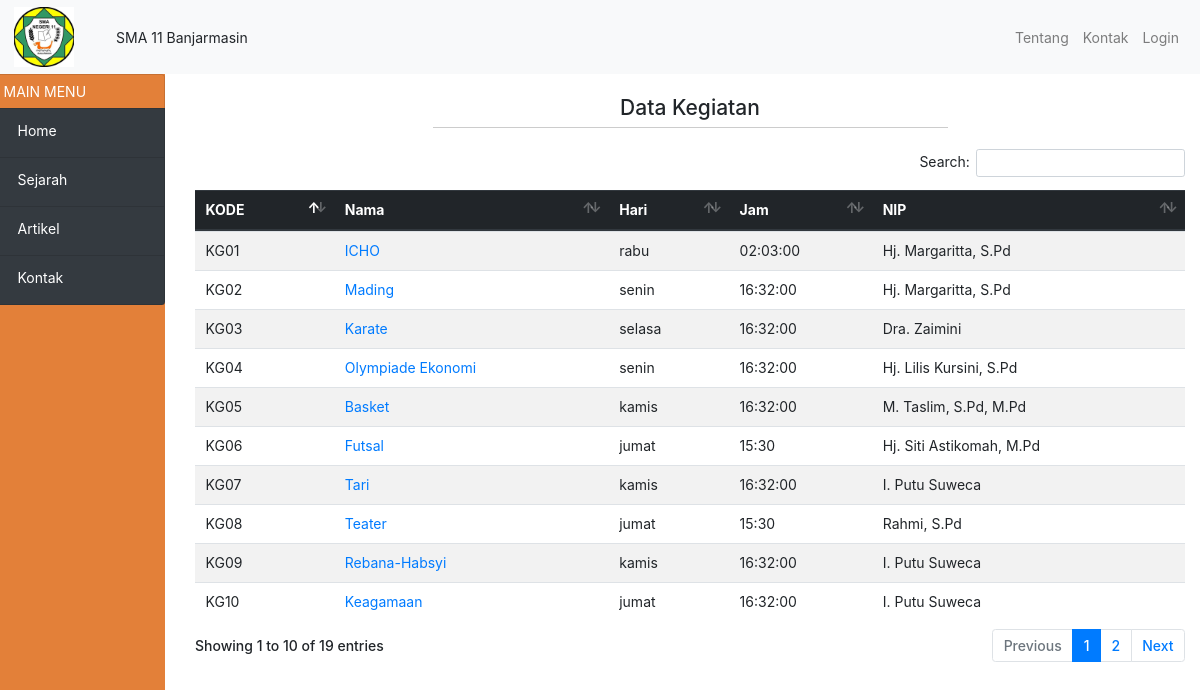
Page /?view=data-kegiatan on the committed database.
### tables this page shows
CREATE TABLE `kegiatan` (
  `kd_kegiatan` varchar(50) NOT NULL,
  `nama_kegiatan` varchar(50) NOT NULL,
  `hari_kegiatan` varchar(10) NOT NULL,
  `jam_kegiatan` varchar(50) NOT NULL,
  `nip` bigint(255) NOT NULL
);

CREATE TABLE `guru` (
  `nip` varchar(15) NOT NULL,
  `nama_guru` varchar(50) NOT NULL,
  `jk_guru` varchar(25) NOT NULL,
  `gol` varchar(15) NOT NULL,
  `bidang_studi` varchar(50) NOT NULL,
  `status` varchar(15) NOT NULL
);

### models/admin.php (called while the page is built, shortened)
<?php
class Admin
{
  private $mysqli;
  function __construct($mysqli)
  {
    $this->mysqli = $mysqli;
  }
  function show_kegiatan()
  {
    $db    = $this->mysqli->conn;
    $query = $db->query(" SELECT * FROM kegiatan INNER JOIN guru WHERE kegiatan.nip = guru.nip");
    return $query;
  }
}
?>

### view/kegiatan/data-kegiatan.php (the view, shortened to what this page needs)
<div class="container" id="" style="">
<div class="row mt-4" id="" style="">
	<div class="col-md-12" id="" style="">
			<h4 class="text-center">Data Kegiatan</h4> <hr>
			<table class="table table-md table-hover table-striped mt-4" id="myTable">
				<thead class="thead-dark">
					<tr>
						<th colspan="" rowspan="" headers="" scope="">KODE</th>
						<th colspan="" rowspan="" headers="" scope="">Nama</th>
						<th colspan="" rowspan="" headers="" scope="">Hari</th>
						<th colspan="" rowspan="" headers="" scope="">Jam</th>
						<th colspan="" rowspan="" headers="" scope="">NIP</th>
					</tr>
				</thead>
				<tbody>
					<?php
						$data = $objAdmin->show_kegiatan();
						while ( $a = $data->fetch_object()) { ?>
					 <tr>
					 	<td colspan="" rowspan="" headers=""><?=$a->kd_kegiatan ?></td>
					 	<td colspan="" rowspan="" headers=""> <a href="?view=siswa-kegiatan&kd_keg=<?=$a->kd_kegiatan ?>"> <?=$a->nama_kegiatan ?> </a> </td>
					 	<td colspan="" rowspan="" headers=""><?=$a->hari_kegiatan ?></td>
					 	<td colspan="" rowspan="" headers=""><?=$a->jam_kegiatan ?></td>
					 	<td colspan="" rowspan="" headers=""><?=$a->nama_guru ?></td>
					 </tr>
					<?php } ?>
				</tbody>
			</table>
		</div>
	</div>
</div>

### assets/css/home.css (style rules this page uses)
hr { height: 1px; border-top: 1px solid #ccc; margin: auto; width: 50%; padding: 10px; }
.view-buku th, td { text-align: left; padding: 8px; }

### index.php (style rules this page uses)
* { font-size: 14px; }

### rows in the picture
kegiatan: kd_kegiatan "KG01", nama_kegiatan "ICHO", hari_kegiatan "rabu", jam_kegiatan "02:03:00", guru.nama_guru "Hj. Margaritta, S.Pd"
kegiatan: kd_kegiatan "KG02", nama_kegiatan "Mading", hari_kegiatan "senin", jam_kegiatan "16:32:00", guru.nama_guru "Hj. Margaritta, S.Pd"
kegiatan: kd_kegiatan "KG03", nama_kegiatan "Karate", hari_kegiatan "selasa", jam_kegiatan "16:32:00", guru.nama_guru "Dra. Zaimini"
kegiatan: kd_kegiatan "KG04", nama_kegiatan "Olympiade Ekonomi", hari_kegiatan "senin", jam_kegiatan "16:32:00", guru.nama_guru "Hj. Lilis Kursini, S.Pd"
kegiatan: kd_kegiatan "KG05", nama_kegiatan "Basket", hari_kegiatan "kamis", jam_kegiatan "16:32:00", guru.nama_guru "M. Taslim, S.Pd, M.Pd"
kegiatan: kd_kegiatan "KG06", nama_kegiatan "Futsal", hari_kegiatan "jumat", jam_kegiatan "15:30", guru.nama_guru "Hj. Siti Astikomah, M.Pd"
kegiatan: kd_kegiatan "KG07", nama_kegiatan "Tari", hari_kegiatan "kamis", jam_kegiatan "16:32:00", guru.nama_guru "I. Putu Suweca"
kegiatan: kd_kegiatan "KG08", nama_kegiatan "Teater", hari_kegiatan "jumat", jam_kegiatan "15:30", guru.nama_guru "Rahmi, S.Pd"
kegiatan: kd_kegiatan "KG09", nama_kegiatan "Rebana-Habsyi", hari_kegiatan "kamis", jam_kegiatan "16:32:00", guru.nama_guru "I. Putu Suweca"
kegiatan: kd_kegiatan "KG10", nama_kegiatan "Keagamaan", hari_kegiatan "jumat", jam_kegiatan "16:32:00", guru.nama_guru "I. Putu Suweca"
